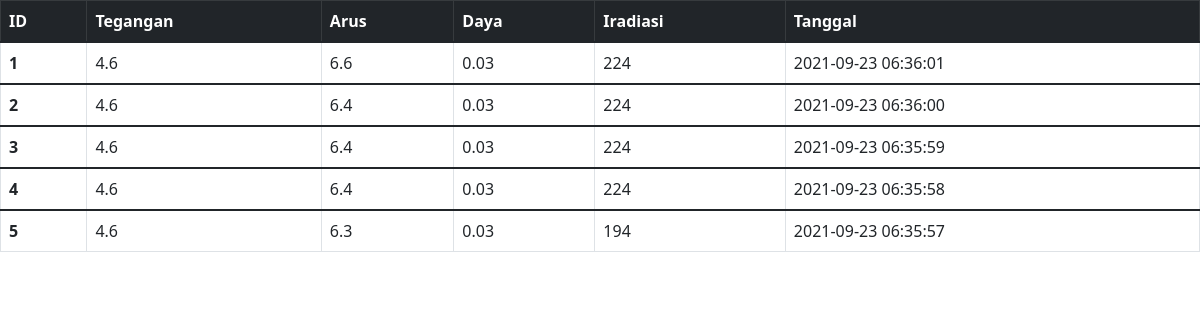
Page /tabel.php on the committed database.
### tables this page shows
CREATE TABLE `tb_sensor` (
  `id` int(15) NOT NULL,
  `tegangan` float(3,1) NOT NULL,
  `arus` float(11,1) NOT NULL,
  `daya` float(4,2) NOT NULL,
  `lux` int(10) NOT NULL,
  `tanggal` timestamp NOT NULL DEFAULT current_timestamp() ON UPDATE current_timestamp()
);

### tabel.php (the view, shortened to what this page needs)
<!DOCTYPE html>
<html>
<head>
    <link href="https://cdn.jsdelivr.net/npm/bootstrap@5.1.1/dist/css/bootstrap.min.css" rel="stylesheet">
</head>
<body>
    <?php
  $host = "localhost";
  $user = "root";
  $pass = "";
  $conn = mysqli_connect($host, $user, $pass,"dbmonitoring");
  $queri = ("select * from tb_sensor order by id desc limit 5");
  $tbl_nrf = mysqli_query ($conn, $queri);
      echo " <table class = 'table table-bordered' id='dataTable' width='100%' cellspacing='0'>
  <thead class='table-dark'>
    <tr>
      <th scope='col'>ID</th>
      <th scope='col'>Tegangan</th>
      <th scope='col'>Arus</th>
      <th scope='col'>Daya</th>
      <th scope='col'>Iradiasi</th>
      <th scope='col'>Tanggal</th>
    </tr>
  </thead>";
  $nomor=1;
  while ($data = mysqli_fetch_array($tbl_nrf)) {
    echo "<tbody>
    <tr>
      <th scope='row'>$nomor</th>
      <td>$data[1]</td>
      <td>$data[2]</td>
      <td>$data[3]</td>
      <td>$data[4]</td>
      <td>$data[5]</td>
    </tr>
    ";
    $nomor++;
  }
  echo "
    </tbody>
    </table>
  ";
?>
</body>
</html>

### rows in the picture
tb_sensor: tegangan "4.6", arus "6.6", daya "0.03", lux "224", tanggal "2021-09-23 06:36:01"
tb_sensor: tegangan "4.6", arus "6.4", daya "0.03", lux "224", tanggal "2021-09-23 06:36:00"
tb_sensor: tegangan "4.6", arus "6.4", daya "0.03", lux "224", tanggal "2021-09-23 06:35:59"
tb_sensor: tegangan "4.6", arus "6.4", daya "0.03", lux "224", tanggal "2021-09-23 06:35:58"
tb_sensor: tegangan "4.6", arus "6.3", daya "0.03", lux "194", tanggal "2021-09-23 06:35:57"
